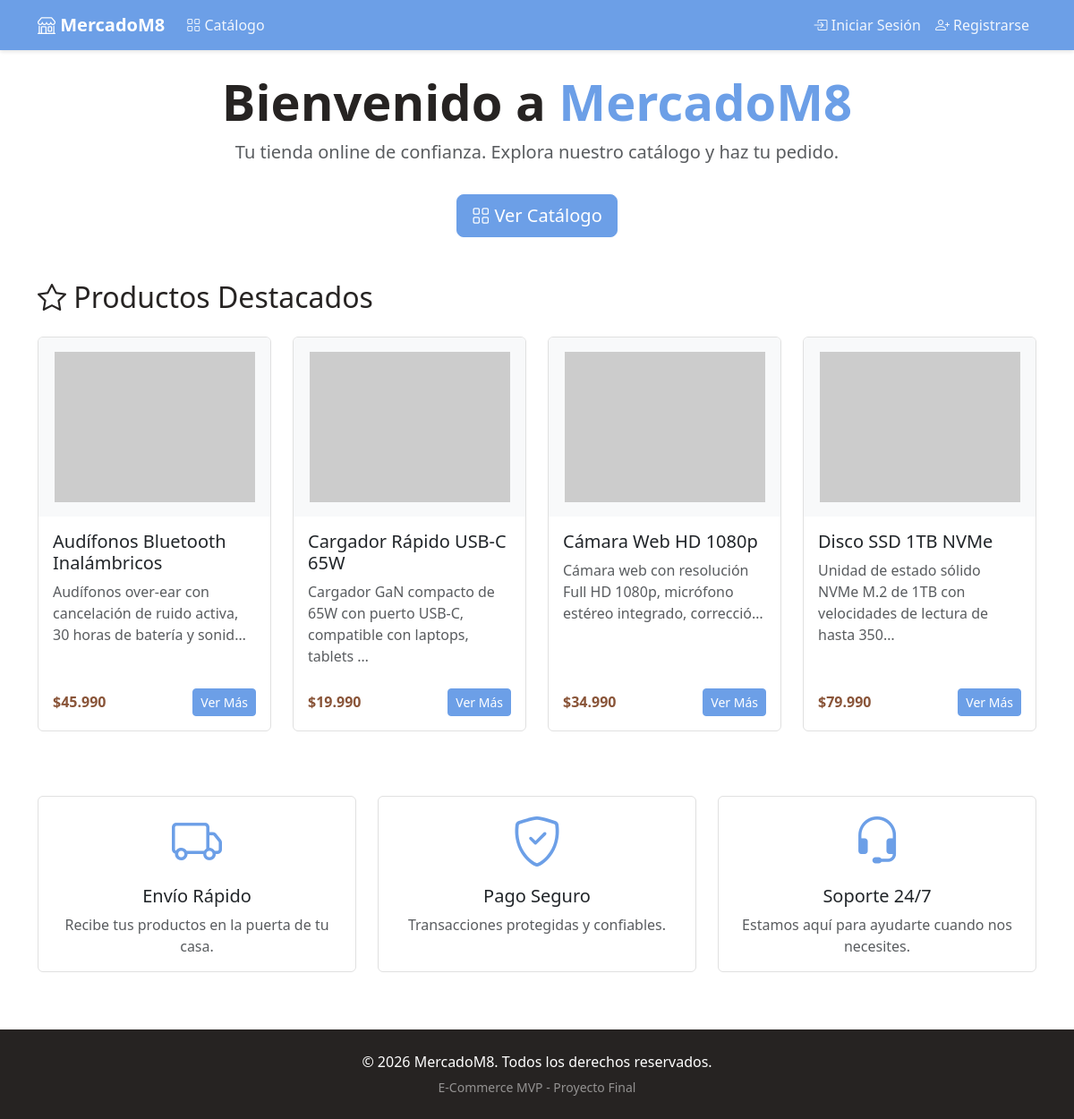
The page / on the database its author committed.
### core/models.py (models this page shows, shortened)
class Producto(models.Model):
    nombre = models.CharField(max_length=200, verbose_name="Nombre del producto")
    descripcion = models.TextField(verbose_name="Descripción")
    precio = models.DecimalField(
        max_digits=10,
        decimal_places=0,
        validators=[MinValueValidator(Decimal('1'))],
        verbose_name="Precio ($CLP)",
        help_text="Precio en pesos chilenos"
    )
    stock = models.PositiveIntegerField(verbose_name="Stock disponible")
    imagen = models.URLField(
        max_length=500,
        blank=True,
        null=True,
        verbose_name="URL de la imagen"
    )
    fecha_creacion = models.DateTimeField(auto_now_add=True)
    fecha_actualizacion = models.DateTimeField(auto_now=True)
    class Meta:
        verbose_name = "Producto"
        verbose_name_plural = "Productos"
        ordering = ['nombre']
    def precio_formateado(self):
        return f"${self.precio:,.0f}".replace(",", ".")

### core/views.py (the view)
# urls.py: path('', views.inicio, name='inicio'),
def inicio(request):
    productos_destacados = Producto.objects.all()[:4]
    return render(request, 'core/inicio.html', {
        'productos_destacados': productos_destacados,
        'titulo': 'Inicio',
    })

### core/context_processors.py (called while the page is built)
def carrito_contador(request):
    contador = 0
    if request.user.is_authenticated:
        carrito = Carrito.objects.filter(usuario=request.user).first()
        if carrito:
            contador = sum(item.cantidad for item in carrito.items.all())
    return {'carrito_contador': contador}

### core/templates/core/inicio.html
{% extends 'core/base.html' %}
{% block content %}
<div class="text-center mb-5">
    <h1 class="display-4 fw-bold">Bienvenido a <span class="text-azul">MercadoM8</span></h1>
    <p class="lead text-muted">Tu tienda online de confianza. Explora nuestro catálogo y haz tu pedido.</p>
    <a href="{% url 'catalogo' %}" class="btn btn-primario btn-lg mt-3">
        <i class="bi bi-grid"></i> Ver Catálogo
    </a>
</div>
{% if productos_destacados %}
<div class="row mb-4">
    <div class="col-12">
        <h2 class="mb-4"><i class="bi bi-star"></i> Productos Destacados</h2>
    </div>
    {% for producto in productos_destacados %}
    <div class="col-md-3 mb-4">
        <div class="card h-100 producto-card">
            {% if producto.imagen %}
            <img src="{{ producto.imagen }}" class="card-img-top producto-imagen" alt="{{ producto.nombre }}">
            {% else %}
            <div class="card-img-top producto-imagen placeholder-img d-flex align-items-center justify-content-center">
                <i class="bi bi-image text-muted" style="font-size: 3rem;"></i>
            </div>
            {% endif %}
            <div class="card-body d-flex flex-column">
                <h5 class="card-title">{{ producto.nombre }}</h5>
                <p class="card-text text-muted flex-grow-1">{{ producto.descripcion|truncatechars:80 }}</p>
                <div class="d-flex justify-content-between align-items-center mt-2">
                    <span class="precio">{{ producto.precio_formateado }}</span>
                    <a href="{% url 'detalle_producto' producto.id %}" class="btn btn-primario btn-sm">
                        Ver Más
                    </a>
                </div>
            </div>
        </div>
    </div>
    {% endfor %}
</div>
{% endif %}
<div class="row mt-5">
    <div class="col-md-4 mb-3">
        <div class="card text-center h-100">
            <div class="card-body">
                <i class="bi bi-truck display-4 text-azul"></i>
                <h5 class="card-title mt-3">Envío Rápido</h5>
                <p class="card-text text-muted">Recibe tus productos en la puerta de tu casa.</p>
            </div>
        </div>
    </div>
    <div class="col-md-4 mb-3">
        <div class="card text-center h-100">
            <div class="card-body">
                <i class="bi bi-shield-check display-4 text-azul"></i>
                <h5 class="card-title mt-3">Pago Seguro</h5>
                <p class="card-text text-muted">Transacciones protegidas y confiables.</p>
            </div>
        </div>
    </div>
    <div class="col-md-4 mb-3">
        <div class="card text-center h-100">
            <div class="card-body">
                <i class="bi bi-headset display-4 text-azul"></i>
                <h5 class="card-title mt-3">Soporte 24/7</h5>
                <p class="card-text text-muted">Estamos aquí para ayudarte cuando nos necesites.</p>
            </div>
        </div>
    </div>
</div>
{% endblock %}

### static/core/css/estilo.css (style rules this page uses)
:root { --azul: #6c9fe7; --azul-oscuro: #476187; --casi-negro: #262322; --cafe: #895438; --naranja: #e6844e; }
body { font-family: 'Segoe UI', Tahoma, Geneva, Verdana, sans-serif; color: var(--casi-negro); min-height: 100vh; display: flex; flex-direction: column; }
.btn-primario { background-color: var(--azul); border-color: var(--azul); color: white; }
.precio { color: var(--cafe); font-weight: 600; }
.text-azul { color: var(--azul) !important; }
.producto-card { transition: transform 0.2s, box-shadow 0.2s; border: 1px solid #e0e0e0; }
.producto-imagen { height: 200px; object-fit: contain; padding: 1rem; background-color: #f8f9fa; }
.card { border: 1px solid #e0e0e0; transition: box-shadow 0.2s; }

### rows shown on the page
Producto: nombre "Audífonos Bluetooth Inalámbricos", descripcion "Audífonos over-ear con cancelación de ruido activa, 30 horas de batería y sonid…", precio_formateado "$45.990"
Producto: nombre "Cargador Rápido USB-C 65W", descripcion "Cargador GaN compacto de 65W con puerto USB-C, compatible con laptops, tablets …", precio_formateado "$19.990"
Producto: nombre "Cámara Web HD 1080p", descripcion "Cámara web con resolución Full HD 1080p, micrófono estéreo integrado, correcció…", precio_formateado "$34.990"
Producto: nombre "Disco SSD 1TB NVMe", descripcion "Unidad de estado sólido NVMe M.2 de 1TB con velocidades de lectura de hasta 350…", precio_formateado "$79.990"
